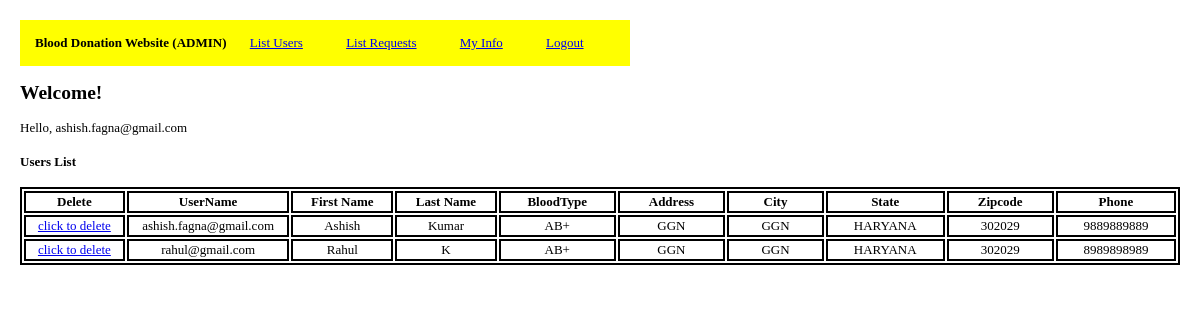
/admin/list_users.php (signed in), run on the app's committed database.
### tables this page shows
CREATE TABLE IF NOT EXISTS `users` (
  `uid` int(11) NOT NULL AUTO_INCREMENT,
  `username` varchar(200) NOT NULL,
  `password` char(100) NOT NULL,
  `firstname` varchar(2000) NOT NULL,
  `lastname` varchar(2000) NOT NULL,
  `bloodtype` varchar(100) NOT NULL,
  `address` varchar(2000) NOT NULL,
  `city` varchar(200) NOT NULL,
  `state` varchar(200) NOT NULL,
  `zipcode` varchar(20) NOT NULL,
  `phone` varchar(100) NOT NULL,
  PRIMARY KEY (`uid`),
  UNIQUE KEY `username` (`username`)
);

### admin/includes/functions.php (called while the page is built, shortened)
<?php
function loggedIn() {
	if (isset($_SESSION['loggedin']) && isset($_SESSION['admin_username'])) {
		return true;
	}
	return false;
}
?>

### admin/includes/config.php (called while the page is built, shortened)
<?php
$sFolder = '/bloodbank/admin';
require_once($_SERVER['DOCUMENT_ROOT'] . $sFolder . '/includes/functions.php');
$sOutput="";
?>

### admin/list_users.php (the view, shortened to what this page needs)
<?php
require($_SERVER['DOCUMENT_ROOT'] . '/bloodbank/admin/includes/config.php');
include 'menu.php';
$sOutput .= '<div id="index-body">';
if (loggedIn()) {
	$sOutput .= '<h2>Welcome!</h2>
		Hello, ' . $_SESSION['admin_username'] .'<br />';
		$sOutput .= "<h4>Users List</h4>";
			$sql = "SELECT * FROM users";
			$query = mysql_query($sql) or trigger_error("Query Failed: " . mysql_error());
			$response="";
			if (mysql_num_rows($query)>0) {
				$response .= "<table>";
						$response .=  	"<tr><th>Delete</th><th>UserName</th>".
										"<th> First Name </th>".
										"<th> Last Name </th>".
										"<th> BloodType </th>".
										"<th> Address </th>".
										"<th> City </th>".
										"<th> State </th>".
										"<th> Zipcode </th>".
										"<th> Phone </th>".
										"</tr>";
				while($row = mysql_fetch_array($query)){
						$str="delete_record.php?username=".$row['username']."&user_or_request=user";
						$response .="<tr>".
									"<td>"."<a href='$str'"." onclick=\"return confirm('Are you sure you want to delete this item?');\">"."click to delete"."</a>".
									"</td><td>".$row['username'].
									"</td><td>".$row['firstname'].
									"</td><td>".$row['lastname'].
									"</td><td>".$row['bloodtype'].
									"</td><td>".$row['address'].
									"</td><td>".$row['city'].
									"</td><td>".$row['state'].
									"</td><td>".$row['zipcode'].
									"</td><td>".$row['phone'].
									"</td></tr>";
				}
				$response .=  "</table>";
			}
			elseif (mysql_num_rows($query) == 0) {
				$response .=  "No 'user'  Found !";
			}
			$response .="<br/>";
			$sOutput .= $response;
}else {
	$sOutput .= '<h2>Welcome to Blood Donation Website</h2><br />
		<h4>Would you like to <a href="login.php">login</a>?</h4>
		<h4>Create a new <a href="register.php">account</a>?</h4>';
}
$sOutput .= '</div>';
echo $sOutput;
?>

### admin/menu.php (style rules this page uses)
body { margin:20; }
body, body table { font-family: "Times New Roman", Times, serif; font-size: small; }
table { color:#000000; border:2px solid black; }
th { font-weight: bold; width:200px; border:2px solid black; text-align:center }
tr { width:200px; }
td { border:2px solid black; text-align:center }

### data on the page
users: username "ashish.fagna@gmail.com", firstname "Ashish", lastname "Kumar", bloodtype "AB+", address "GGN", city "GGN", state "HARYANA", zipcode "302029", phone "9889889889"
users: username "rahul@gmail.com", firstname "Rahul", lastname "K", bloodtype "AB+", address "GGN", city "GGN", state "HARYANA", zipcode "302029", phone "8989898989"

### other printed values
$_SESSION['admin_username'] "ashish.fagna@gmail.com"
